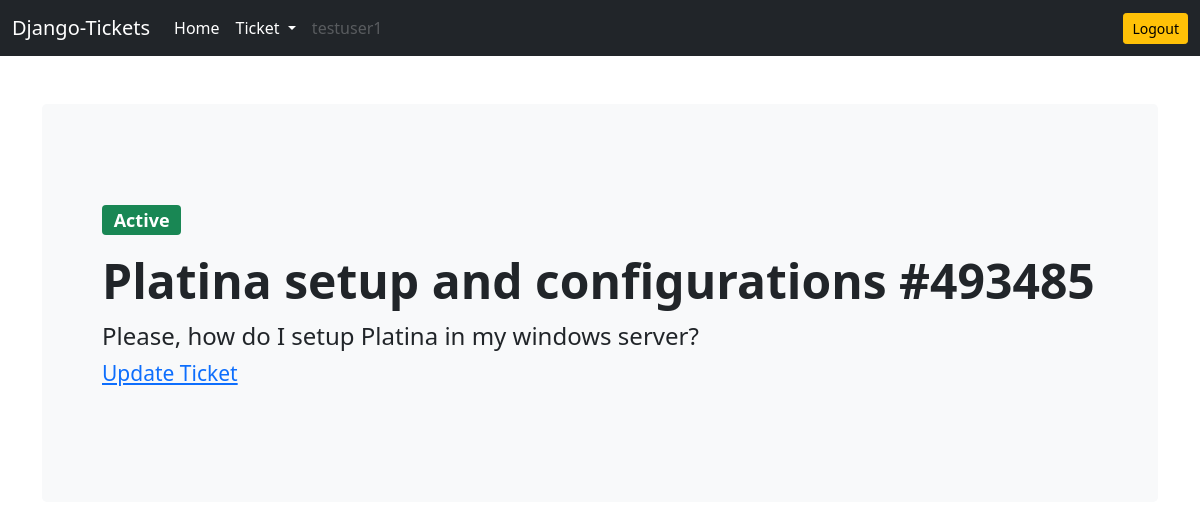
Screenshot of /ticket/ticket-details/493485/ (signed in) with the database file from the repository.
### accounts/models.py (models this page shows)
class User(AbstractUser):
    is_customer = models.BooleanField(default=False)
    is_engineer = models.BooleanField(default=False)
    email = models.EmailField(null=False, blank=False, unique=True)

### ticket/models.py (models this page shows, shortened)
class Ticket(models.Model):
    customer = models.ForeignKey(User, on_delete=models.CASCADE, related_name='customer')
    engineer = models.ForeignKey(User, on_delete=models.CASCADE, related_name='engineer', null=True)
    category = models.ForeignKey(Category, on_delete=models.CASCADE)
    ticket_id = models.CharField(max_length=10, unique=True)
    title = models.CharField(max_length=100)
    description = models.TextField(null=True, blank=True)
    date_created = models.DateTimeField(auto_now_add=True)
    date_closed = models.DateTimeField(null=True)
    date_assigned = models.DateTimeField(null=True)
    is_assigned = models.BooleanField(default=False)
    status = models.CharField(
        max_length=15,
        choices=(
            ('Pending', 'Pending'),
            ('Active', 'Active'),
            ('Closed', 'Closed')
        )
    )
    is_resolved = models.BooleanField(default=False)
    resolution_steps = models.TextField(null=True)

### ticket/views.py (the view)
# urls.py: path('ticket-details/<str:ticket_id>/', ticket_details, name='ticket-details'),
@login_required
def ticket_details(request, ticket_id):
    ticket = Ticket.objects.get(ticket_id=ticket_id)
    context = {'ticket':ticket}
    return render(request, 'ticket/ticket_details.html', context)

### templates/ticket/ticket_details.html (shortened to what this page needs)
{% extends 'base.html' %}
{% block content %}
<div class="p-5 mb-4 bg-light rounded-3">
    <div class="container-fluid py-5">
        {% if ticket.status == 'Pending' %}
        <p class="col-md-8 fs-4"><span class="badge bg-warning">Pending</span></p>
        {% elif ticket.status == 'Active' %}
        <p class="col-md-8 fs-4"><span class="badge bg-success">Active</span></p>
        {% elif ticket.status == 'Closed' %}
        <p class="col-md-8 fs-4"><span class="badge bg-danger">Closed</span></p>
        {% endif %}
        <h1 class="display-5 fw-bold">{{ticket.title}} #{{ticket.ticket_id}}</h1>
        <p class="col-md-8 fs-4">{{ticket.description}} {% if not ticket.is_resolved %}<small><a
                    href="{% url 'update-ticket' ticket.ticket_id %}">Update Ticket</a></small>{% endif %}
        </p>
    </div>
</div>
{% endblock content %}

### templates/base.html (shortened to what this page needs)
<!doctype html>
<html lang="en">
<head>
    <link href="https://cdn.jsdelivr.net/npm/bootstrap@5.0.2/dist/css/bootstrap.min.css" rel="stylesheet"
>
</head>
<body>
    <nav class="navbar navbar-expand-lg navbar-dark bg-dark">
        <div class="container-fluid">
            <a class="navbar-brand" href="#">Django-Tickets</a>
            <div class="collapse navbar-collapse" id="navbarSupportedContent">
                <ul class="navbar-nav me-auto mb-2 mb-lg-0">
                    <li class="nav-item">
                        <a class="nav-link active" aria-current="page" href="/">Home</a>
                    </li>
                    {% if request.user.is_customer %}
                    <li class="nav-item dropdown">
                        <a class="nav-link active dropdown-toggle" href="#" id="navbarDropdown" role="button"
                            data-bs-toggle="dropdown" aria-expanded="false">
                            Ticket
                        </a>
                    </li>
                    {% endif %}
                    <li class="nav-item">
                        <a class="nav-link disabled" href="#" tabindex="-1" aria-disabled="true">{{request.user.username}}</a>
                    </li>
                </ul>
                <a href="{% url 'logout' %}" class="btn btn-warning btn-sm">Logout</a>
            </div>
        </div>
    </nav>
    <div class="container mt-5">
        {% block content %}
        {% endblock content %}
    </div>
</body>
</html>

### rows the page displays
User: user.username "testuser1"
Ticket: title "Platina setup and configurations", ticket_id "493485", description "Please, how do I setup Platina in my windows server?"
